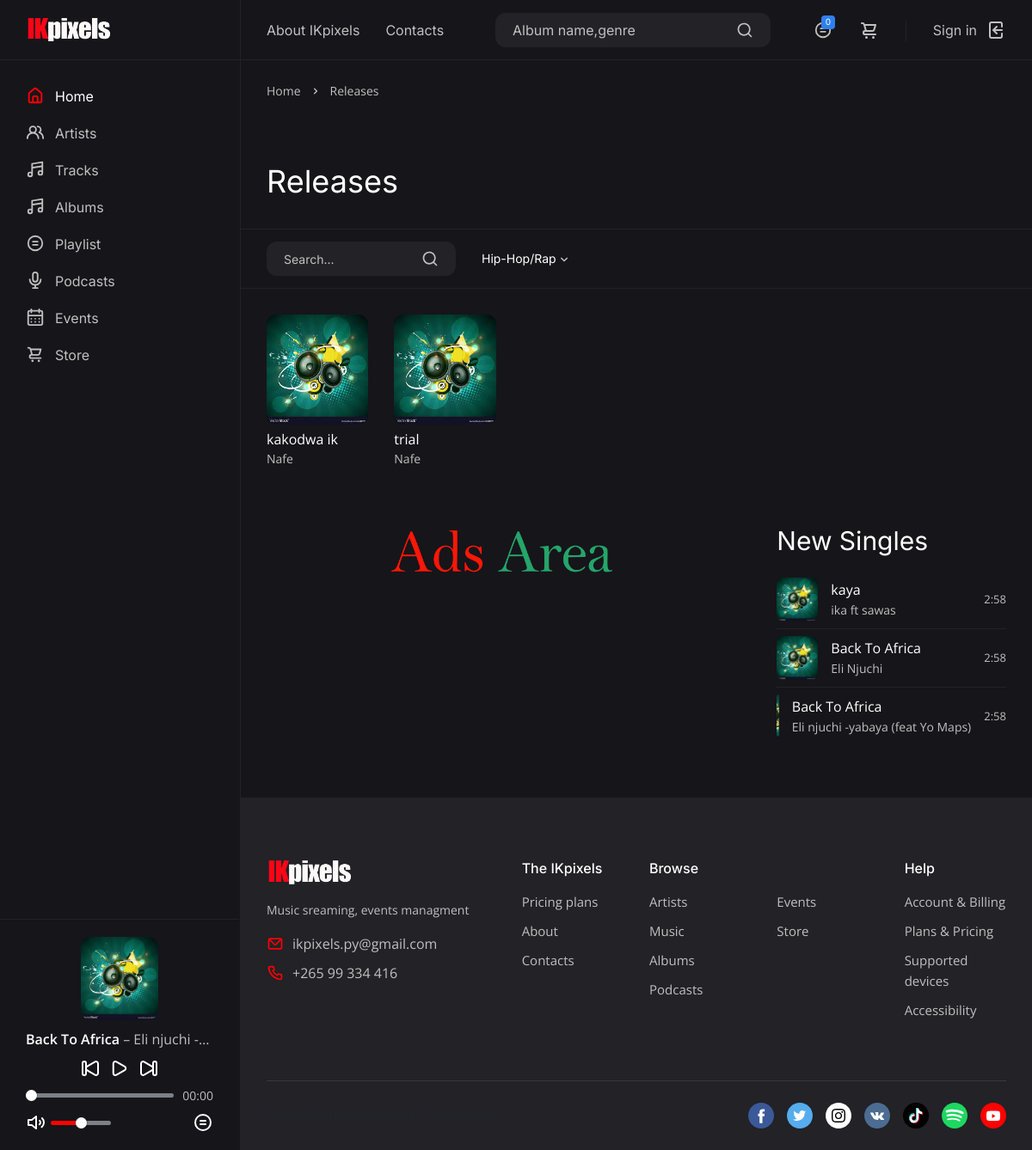
Screenshot of /all-music/ with the database file from the repository.
### music_nation/models.py (models this page shows, shortened)
class Song(models.Model):
    song_name = models.CharField(max_length=40)
    Artist = models.CharField(max_length=40,null=True,blank=True)
    song_album = models.ForeignKey(Album,on_delete=models.CASCADE, related_name='songs')
    song_file=models.FileField(upload_to=upload_audio_location,null=True,blank=True)
    artwork = models.ImageField(upload_to='artwork/%y/%m/%d',null=True,blank=True)
    song_genre = models.CharField(max_length=30,choices=GENRE)
    video = EmbedVideoField(null=True,blank=True)
    streamingCount = models.PositiveIntegerField(default=0)
    downloads = models.PositiveIntegerField(default=0)
    year = models.PositiveIntegerField(default=0)
    sell  = models.CharField(choices=FREE_OR_NOT,max_length=100)
    most_sold = models.PositiveIntegerField(default=0)
    price = models.DecimalField(max_digits=18, decimal_places=2,default=0.00)
    created_at = models.DateTimeField(auto_now_add=True)
    updated_at = models.DateTimeField(auto_now=True)
    def song_logo(self):
        return self.song_album.album_logo

class Album(models.Model):
    album_name = models.CharField(max_length=30)
    uploaded_on = models.DateTimeField(auto_now=True)
    album_logo = models.ImageField(upload_to='artwork/%y/%m/%d',null=True,blank=True)
    album_genre = models.CharField(max_length=30,choices=GENRE)
    aboutAlbum = RichTextField(null=True,blank=True)
    songsNum = models.PositiveIntegerField(default=0)
    streamNum = models.PositiveIntegerField(default=0)
    sell  = models.CharField(choices=FREE_OR_NOT,max_length=100)
    most_sold = models.PositiveIntegerField(default=0)
    slug = models.SlugField(unique=True,null=True,blank=True)
    price = models.DecimalField(max_digits=18, decimal_places=2,default=0.00)
    album_artist = models.ForeignKey(User, on_delete=models.CASCADE, related_name='albums')
    created_at = models.DateTimeField(auto_now_add=True)
    updated_at = models.DateTimeField(auto_now=True)
    def artist(self):
        user = self.album_artist
        artist = Customer.objects.get(user=user).slug
        return artist

### music_nation/views.py (the view)
# urls.py: path('all-music/',music_nation_views.allMusic,name="all-music"),
@csrf_exempt
def allMusic(request):
    context = {}
    default_music_playlist(request,context)
    playlist_snipt(request,context)
    albums = Album.objects.all()
    query =request.GET.get('q')
    context['q_name'] = "Album name,genre"
    if query:
        context['search_title'] = query
        albums =albums.filter(Q(album_name__icontains=query)|
                          Q(album_genre__icontains=query)).distinct().order_by('-id')
    '''page = request.GET.get('page', 1)
    paginator = Paginator(albums,12)

    try:
        albums = paginator.page(page)
    except PageNotAnInteger:
        albums = paginator.page(1)
    except EmptyPage:
        albums = paginator.page(paginator.num_pages)'''
    context['albums'] = albums
    context['events'] = Ticket.ticketObjects.all()
    context['products']= Product.objects.all()
    if is_ajax(request):
        cate = request.GET['data']
        context['albums'] =  Album.objects.filter(album_genre=str(cate))
        html = render_to_string('www/releases2.html',context)
        return JsonResponse({'data':html})
    return render(request, 'www/releases.html',context)

### Event/models.py (called while the page is built)
    def get_queryset(self):
        tickets = super(ticketsManager, self).get_queryset().filter(ticket=True)
        return tickets

### music_nation/views.py (called while the page is built)
def is_ajax(request):
    return request.META.get('HTTP_X_REQUESTED_WITH') == 'XMLHttpRequest'

def default_music_playlist(request,context):
    context['player_song'] = Song.objects.all()

def playlist_snipt(request,context):
    if 'song_ids' in request.COOKIES:
        song_ids = request.COOKIES['song_ids']
        counter=song_ids.split('|')
        song_count_in_playlist=len(set(counter))
    else:
        song_count_in_playlist = 0
    context['song_count_in_playlist'] = song_count_in_playlist
    context['home_song'] = Song.objects.all().last()
    context['song'] = Song.objects.all()[:6]

### music_nation/templates/www/releases.html (shortened to what this page needs)
{% extends 'www/base.html' %}
{% load static %}
{%block content%}
{% if albums %}
	<main class="main">
		<div class="container-fluid">
			<div class="row row--grid">
				<div class="col-12" >
					<ul class="breadcrumb">
						<li class="breadcrumb__item"><a href="{% url 'music_nation:nyansavibe'%}">Home</a></li>
						<li class="breadcrumb__item breadcrumb__item--active">Releases</li>
					</ul>
				</div>
				<div class="col-12">
					<div class="main__title main__title--page">
						<h1>Releases</h1>
					</div>
				</div>
			</div>
			<div class="row row--grid">
				<div class="col-12">
					<div class="main__filter">
						<form method="GET" action="#" class="main__filter-search">
							<input name="q" type="text" placeholder="Search...">
							<button type="submit"><svg xmlns="http://www.w3.org/2000/svg" viewBox="0 0 24 24"><path d="M21.71,20.29,18,16.61A9,9,0,1,0,16.61,18l3.68,3.68a1,1,0,0,0,1.42,0A1,1,0,0,0,21.71,20.29ZM11,18a7,7,0,1,1,7-7A7,7,0,0,1,11,18Z"/></svg></button>
						</form>
						<div class="main__filter-wrap">
						</div>
					</div>
					<div class="row row--grid releases">
						{% for album in albums %}
						<div class="col-6 col-sm-4 col-lg-2">
							<div class="album">
								<div class="album__cover">
									{% if album.album_logo %}
									<img src="{{album.album_logo.url}}" alt="">
									{% else %}
									<img src="img/covers/cover1.jpg" alt="">
									{% endif %}
								</div>
								<div class="album__title">
									<h3><a href="{% url 'music_nation:album_detail' album.slug %}">{{album.album_name}}</a></h3>
									<span><a href="{% url 'music_nation:ArtistDetail' album.artist %}">{{album.album_artist}}</a></span>
								</div>
							</div>
						</div>
						{% empty %}
						{% include 'www/404.html' %}
						{% endfor %}
					</div>
				</div>
			</div>
			<section class="row row--grid">
				<div class="col-12 col-xl-8">
					{% include 'ecom/store-snipt.html' %}<br>
					<div>
						<img width="100%" src="{%static 'www/img/adv.png' %}">
					</div>
				</div>
				<div class="col-12 col-xl-4">
					<div class="row row--grid">
						<div class="col-12">
							<div class="main__title">
								<h2><a href="#">New Singles</a></h2>
							</div>
						</div>
						<div class="col-12">
							<ul class="main__list">
								{% for album in  albums %}
								{% for song in album.songs.all  %}
									<li class="single-item">
									<a data-link data-title="{{song.song_name}}" data-artist="{{song.Artist}}" data-img="{{song.song_logo.url}}" href="{{ song.song_file.url }}" class="single-item__cover">
										<img src="{{song.song_logo.url}}" alt="">
									</a>
									<div class="single-item__title">
										<h4><a href="{% url 'music_nation:album_detail' album.slug %}">{{song.song_name}}</a></h4>
										<span><a href="{% url 'music_nation:ArtistDetail' album.artist %}">{{song.Artist}}</a></span>
									</div>
									<span class="single-item__time">2:58</span>
								</li>
								{% endfor %}
								{% endfor %}
							</ul>
						</div>
					</div>
				</div>
			</section>
		</div>
	</main>
{% else %}
   <div class="row">
   	   {% include 'www/404.html' %}
   </div>
 {% endif %}
{%endblock%}

### music_nation/templates/www/base.html (shortened to what this page needs)
{% load static %}
<!DOCTYPE html>
<html lang="en">
<head>
	<link rel="stylesheet" href="{% static 'www/css/bootstrap-reboot.min.css' %} ">
	<link rel="stylesheet" href="{% static 'www/css/bootstrap-grid.min.css' %}">
	<link rel="stylesheet" href="{% static 'www/css/owl.carousel.min.css' %}">
	<link rel="stylesheet" href="{% static 'www/css/magnific-popup.css' %}">
	<link rel="stylesheet" href="{% static 'www/css/select2.min.css' %}">
	<link rel="stylesheet" href="{% static 'www/css/paymentfont.min.css' %}">
	<link rel="stylesheet" href="{% static 'www/css/slider-radio.css' %}">
	<link rel="stylesheet" href="{% static 'www/css/plyr.css' %}">
	<link rel="stylesheet" href="{% static 'www/css/style.css' %}">
</head>
<body>
	<header class="header">
		<div class="header__content">
			<nav class="header__nav">
				<a href="{%url 'music_nation:about'%}">About IKpixels</a>
				<a href="{%url 'music_nation:contacts'%}">Contacts</a>
			</nav>
            {% if q_name %}
			<form method="GET" action="#" class="header__search">
				<input name="q" type="text" placeholder="{{q_name}}">
				<button type="button"><svg xmlns="http://www.w3.org/2000/svg" viewBox="0 0 24 24"><path d="M21.71,20.29,18,16.61A9,9,0,1,0,16.61,18l3.68,3.68a1,1,0,0,0,1.42,0A1,1,0,0,0,21.71,20.29ZM11,18a7,7,0,1,1,7-7A7,7,0,0,1,11,18Z"/></svg></button>
			</form>
			{% endif %}
			<div class="header__actions">
				<div class="header__action header__action--note">
					<span>{{song_count_in_playlist}}</span>
					<a href="/playlist_view" class="header__action-btn"><svg xmlns="http://www.w3.org/2000/svg" viewBox="0 0 24 24"><path d="M15,13H9a1,1,0,0,0,0,2h6a1,1,0,0,0,0-2Zm0-4H9a1,1,0,0,0,0,2h6a1,1,0,0,0,0-2ZM12,2A10,10,0,1,0,22,12,10,10,0,0,0,12,2Zm0,18a8,8,0,1,1,8-8A8,8,0,0,1,12,20Z"/></svg></a>
				</div>
				<div class="header__action header__action--cart">
					<a class="header__action-btn" href="{% url 'store:cart' %}"></a>
				</div>
				<div class="header__action header__action--signin">
					{% if user.is_authenticated %}
					<a class="header__action-btn" href="{%url 'account:logout' %}">
						<span>Sign out</span>
						<svg xmlns="http://www.w3.org/2000/svg" viewBox="0 0 24 24"><path d="M4,12a1,1,0,0,0,1,1h7.59l-2.3,2.29a1,1,0,0,0,0,1.42,1,1,0,0,0,1.42,0l4-4a1,1,0,0,0,.21-.33,1,1,0,0,0,0-.76,1,1,0,0,0-.21-.33l-4-4a1,1,0,1,0-1.42,1.42L12.59,11H5A1,1,0,0,0,4,12ZM17,2H7A3,3,0,0,0,4,5V8A1,1,0,0,0,6,8V5A1,1,0,0,1,7,4H17a1,1,0,0,1,1,1V19a1,1,0,0,1-1,1H7a1,1,0,0,1-1-1V16a1,1,0,0,0-2,0v3a3,3,0,0,0,3,3H17a3,3,0,0,0,3-3V5A3,3,0,0,0,17,2Z"/></svg>
					</a>
					{% else %}
					<a class="header__action-btn" href="{% url 'account:login' %}">
						<span>Sign in</span>
					</a>
					{% endif %}
				</div>
			</div>
		</div>
	</header>
	<div class="sidebar">
		<div class="sidebar__logo">
			<img src="{% static 'www/img/logo.png' %}" alt="">
		</div>
		<ul class="sidebar__nav">
			<li class="sidebar__nav-item">
				<a href="{% url 'music_nation:nyansavibe' %}" class="sidebar__nav-link sidebar__nav-link--active"> <span>Home</span></a>
			</li>
			<li class="sidebar__nav-item">
				<a href="{%url 'music_nation:Artists'%}" class="sidebar__nav-link"> <span>Artists</span></a>
			</li>
			<li class="sidebar__nav-item">
				<a href="{%url 'music_nation:music'%}" class="sidebar__nav-link"> <span>Tracks</span></a>
			</li>
			<li class="sidebar__nav-item">
				<a href="{%url 'music_nation:all-music'%}" class="sidebar__nav-link"> <span>Albums</span></a>
			</li>
			<li class="sidebar__nav-item">
				<a href="{%url 'music_nation:playlist_view'%}" class="sidebar__nav-link"><svg xmlns="http://www.w3.org/2000/svg" viewBox="0 0 24 24"><path d="M15,13H9a1,1,0,0,0,0,2h6a1,1,0,0,0,0-2Zm0-4H9a1,1,0,0,0,0,2h6a1,1,0,0,0,0-2ZM12,2A10,10,0,1,0,22,12,10,10,0,0,0,12,2Zm0,18a8,8,0,1,1,8-8A8,8,0,0,1,12,20Z"/></svg> <span>Playlist</span></a>
			</li>
			<li class="sidebar__nav-item">
				<a href="{%url 'music_nation:podcasts'%}" class="sidebar__nav-link"><svg xmlns="http://www.w3.org/2000/svg" viewBox="0 0 24 24"><path d="M12,15a4,4,0,0,0,4-4V5A4,4,0,0,0,8,5v6A4,4,0,0,0,12,15ZM10,5a2,2,0,0,1,4,0v6a2,2,0,0,1-4,0Zm10,6a1,1,0,0,0-2,0A6,6,0,0,1,6,11a1,1,0,0,0-2,0,8,8,0,0,0,7,7.93V21H9a1,1,0,0,0,0,2h6a1,1,0,0,0,0-2H13V18.93A8,8,0,0,0,20,11Z"/></svg> <span>Podcasts</span></a>
			</li>
			<li class="sidebar__nav-item">
				<a href="{%url 'Event:events'%}" class="sidebar__nav-link"> <span>Events</span></a>
			</li>
			<li class="sidebar__nav-item">
				<a href="{%url 'store:store'%}" class="sidebar__nav-link"> <span>Store</span></a>
			</li>
		</ul>
	</div>
	<div class="player">
		<div class="player__cover">
			{% if home_song.song_logo %}
			<img src="{{home_song.song_logo.url}}" alt="">
			{% else %}
			<img src="{%static 'www/img/covers/cover.svg'%}" alt="">
			{% endif %}
		</div>
		<div class="player__content">
			<marquee><span class="player__track"><b class="player__title">{{home_song.song_name}}</b> – <span class="player__artist">{{home_song.Artist}}</span></span> </marquee>
		</div>
	</div>
	{%block content%}
    {%endblock%}
	<footer class="footer">
		<div class="container-fluid">
			<div class="row">
				<div class="col-12 col-sm-8 col-md-6 col-lg-6 col-xl-4 order-4 order-md-1 order-lg-4 order-xl-1">
					<div class="footer__logo">
						<img src="{% static 'www/img/logo.png' %}" alt="">
					</div>
					<p class="footer__tagline">Music sreaming, events managment</p>
					<div class="footer__links">
						<a href="mailto:support@volna.template"><svg xmlns="http://www.w3.org/2000/svg" viewBox="0 0 24 24"><path d="M19,4H5A3,3,0,0,0,2,7V17a3,3,0,0,0,3,3H19a3,3,0,0,0,3-3V7A3,3,0,0,0,19,4Zm-.41,2-5.88,5.88a1,1,0,0,1-1.42,0L5.41,6ZM20,17a1,1,0,0,1-1,1H5a1,1,0,0,1-1-1V7.41l5.88,5.88a3,3,0,0,0,4.24,0L20,7.41Z"/></svg> ikpixels.py@gmail.com</a>
						<a href="tel:82345678900">+265 99 334 416</a>
					</div>
				</div>
				<div class="col-6 col-md-4 col-lg-3 col-xl-2 order-1 order-md-2 order-lg-1 order-xl-2 offset-md-2 offset-lg-0">
					<h6 class="footer__title">The IKpixels</h6>
					<div class="footer__nav">
						<a href="#">Pricing plans</a>
						<a href="{%url 'music_nation:about'%}">About</a>
						<a href="{%url 'music_nation:contacts'%}">Contacts</a>
					</div>
				</div>
				<div class="col-12 col-md-8 col-lg-6 col-xl-4 order-3 order-lg-2 order-md-3 order-xl-3">
					<div class="row">
						<div class="col-12">
							<h6 class="footer__title">Browse</h6>
						</div>
						<div class="col-6">
							<div class="footer__nav">
								<a href="{%url 'music_nation:Artists'%}">Artists</a>
								<a href="{%url 'music_nation:music'%}">Music</a>
								<a href="{%url 'music_nation:all-music'%}">Albums</a>
								<a href="{%url 'music_nation:podcasts'%}">Podcasts</a>
							</div>
						</div>
						<div class="col-6">
							<div class="footer__nav">
								<a href="{%url 'Event:events'%}">Events</a>
								<a href="{%url 'store:store'%}">Store</a>
							</div>
						</div>
					</div>
				</div>
				<div class="col-6 col-md-4 col-lg-3 col-xl-2 order-2 order-lg-3 order-md-4 order-xl-4">
					<h6 class="footer__title">Help</h6>
					<div class="footer__nav">
						<a href="#">Account & Billing</a>
						<a href="#">Plans & Pricing</a>
						<a href="#">Supported devices</a>
						<a href="#">Accessibility</a>
					</div>
				</div>
			</div>
			<div class="row">
				<div class="col-12">
					<div class="footer__content">
						<div class="footer__social">
							<a href="#" target="_blank"></a>
							<a href="#" target="_blank"></a>
							<a href="https://www.instagram.com/volkov_des1gn/" target="_blank"></a>
							<a href="#" target="_blank"></a>
							<a href="#" target="_blank"></a>
							<a href="#" target="_blank"></a>
							<a href="#" target="_blank"></a>
						</div>
						<small> Copyright &copy; IKpixels <script>document.write(new Date().getFullYear());</script>, All rights reserved </small>
					</div>
				</div>
			</div>
		</div>
	</footer>
</body>
</html>

### rows the page displays
Song: song_logo (picture), song_name "Back To Africa", Artist "Eli njuchi -…", Artist "Eli njuchi -yabaya (feat Yo Maps)"
Album: album_logo (picture), album_name "kakodwa ik", album_artist "Nafe"
Album: album_logo (picture), album_name "trial", album_artist "Nafe"
Song: song_logo (picture), song_name "kaya", Artist "ika ft sawas"
Song: song_logo (picture), song_name "Back To Africa", Artist "Eli Njuchi"

### other values shown
{{ song_count_in_playlist }} "0"
